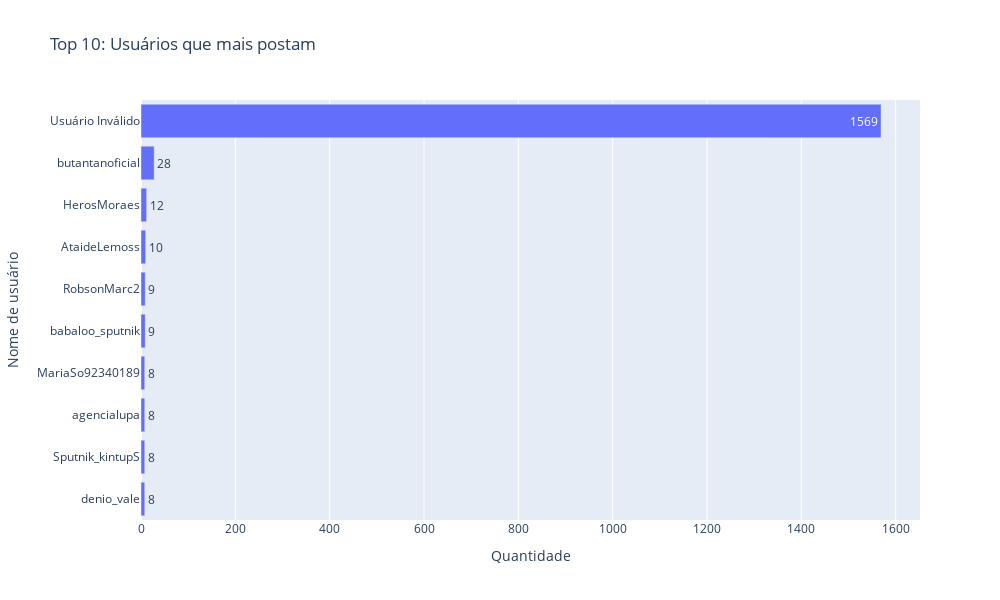

The cell this chart's notebook holds for it:
### Code cell
fig = px.bar(df_usuarios_grafico, 
             y='Nome de usuário', 
             x='Quantidade', 
             title='Top 10: Usuários que mais postam', 
             text_auto=True,
             orientation='h',
             width=1000,
             height=600,
            )
fig.show()

### Figure 1 — Plotly figure (JSON) as saved in the notebook; plotly's stock layout.template omitted (floating-point values rounded to 4 significant figures)
{"data": [{"alignmentgroup": "True", "hovertemplate": "Quantidade=%{x}<br>Nome de usuário=%{y}<extra></extra>", "legendgroup": "", "marker": {"color": "#636efa", "pattern": {"shape": ""}}, "name": "", "offsetgroup": "", "orientation": "h", "showlegend": false, "textposition": "auto", "texttemplate": "%{x}", "type": "bar", "x": [8, 8, 8, 8, 9, 9, 10, 12, 28, 1569], "xaxis": "x", "y": ["denio_vale", "Sputnik_kintupS", "agencialupa", "MariaSo92340189", "babaloo_sputnik", "RobsonMarc2", "AtaideLemoss", "HerosMoraes", "butantanoficial", "Usuário Inválido"], "yaxis": "y"}], "layout": {"barmode": "relative", "height": 600, "legend": {"tracegroupgap": 0}, "title": {"text": "Top 10: Usuários que mais postam"}, "width": 1000, "xaxis": {"anchor": "y", "autorange": true, "domain": [0, 1], "range": [0, 1652.0], "title": {"text": "Quantidade"}, "type": "linear"}, "yaxis": {"anchor": "x", "autorange": true, "domain": [0, 1], "range": [-0.5, 9.5], "title": {"text": "Nome de usuário"}, "type": "category"}}}
